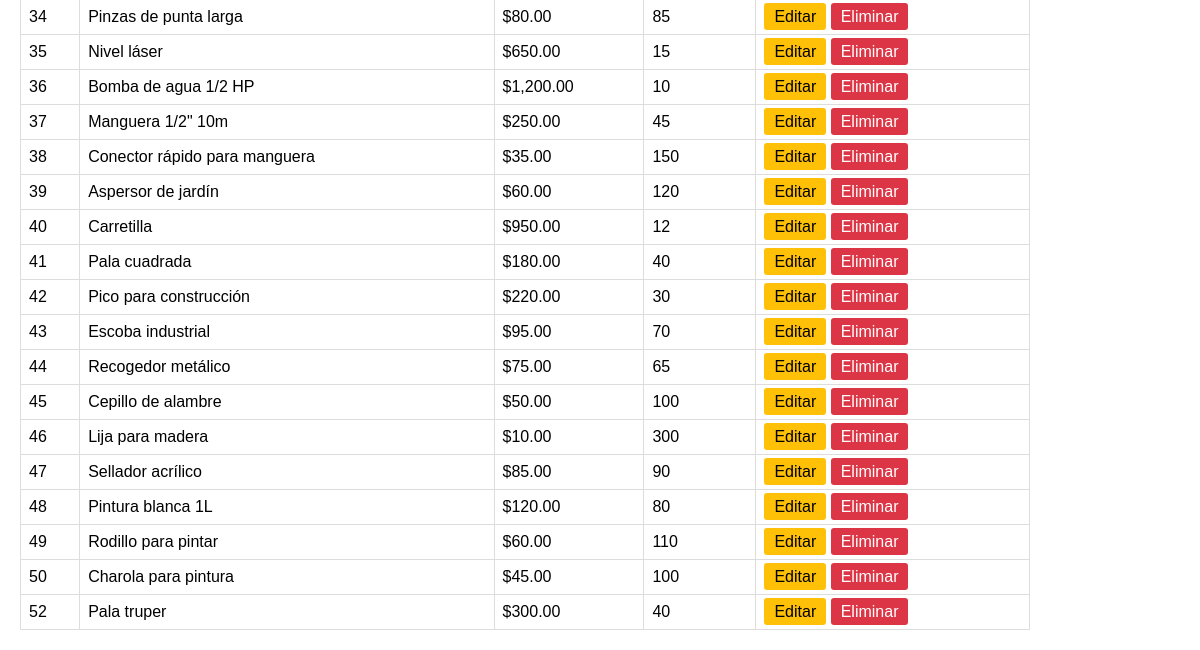
/admin.php (signed in, lower part), run on an earlier commit of the app's database.
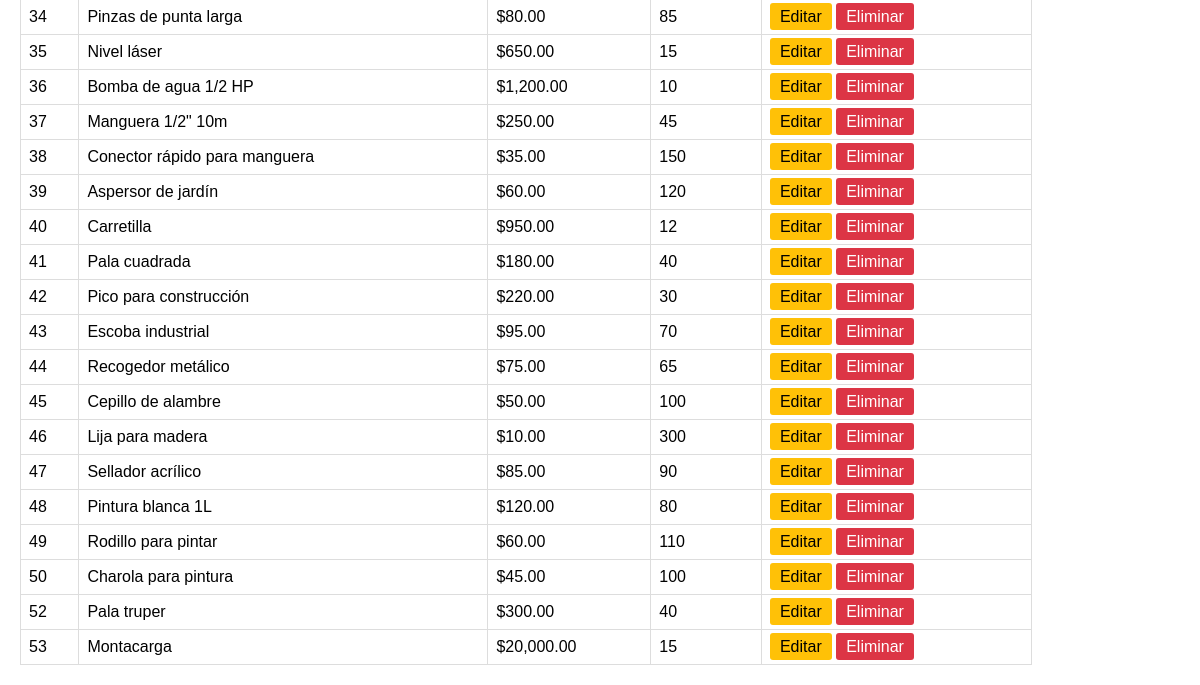
And on a later commit of the database.
### tables this page shows
CREATE TABLE `herramientas` (
  `id` int NOT NULL AUTO_INCREMENT,
  `nombre` varchar(100) NOT NULL,
  `precio` decimal(10,2) DEFAULT NULL,
  `stock` int DEFAULT '0',
  PRIMARY KEY (`id`)
);

### admin.php (the view, shortened to what this page needs)
<?php
require_once 'config.php';
$sql = "SELECT * FROM herramientas ORDER BY id";
$stmt = $pdo->query($sql);
$registros = $stmt->fetchAll(PDO::FETCH_ASSOC);
?>
<!DOCTYPE html>
<html>
<head>
</head>
<body>
    <table>
        <tbody>
            <?php foreach($registros as $r): ?>
            <tr>
                <td><?php echo $r['id']; ?></td>
                <td><?php echo htmlspecialchars($r['nombre']); ?></td>
                <td>$<?php echo number_format($r['precio'], 2); ?></td>
                <td><?php echo $r['stock']; ?></td>
                <td>
                    <a href="editar.php?id=<?php echo $r['id']; ?>" class="btn-editar">Editar</a>
                    <a href="admin.php?eliminar=<?php echo $r['id']; ?>" class="btn-eliminar" onclick="return confirmarEliminar(<?php echo $r['id']; ?>)">Eliminar</a>
                </td>
            </tr>
            <?php endforeach; ?>
        </tbody>
    </table>
</body>
</html>

### admin.php (style rules this page uses)
body { font-family: Arial; margin: 20px; }
table { border-collapse: collapse; width: 100%; margin-top: 20px; }
.btn-editar { background: #ffc107; color: black; padding: 5px 10px; text-decoration: none; border-radius: 3px; }
.btn-eliminar { background: #dc3545; color: white; padding: 5px 10px; text-decoration: none; border-radius: 3px; }

What changed in the data, as far as the page shows it:
added herramientas: id "53", nombre "Montacarga", precio "20,000.00", stock "15"
